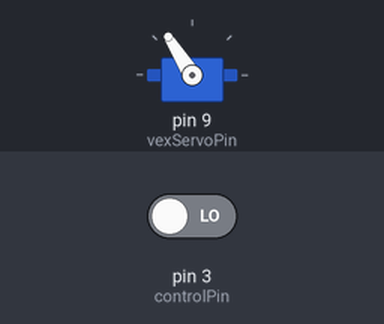
Simulated run of this sketch. Board: Arduino Uno, built with avr-gcc and run on an emulated ATmega328P. On the bench: servo. Inputs (shaded band) come from the test bench; at power-on: pin 3 (controlPin) LOW.

Above: at 0.1 s.
At 1.0 s:
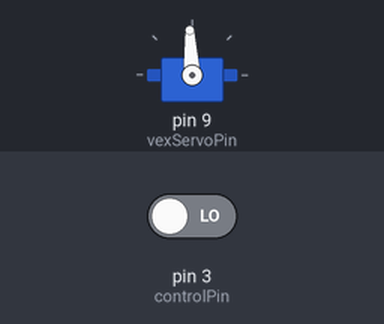
Timing chart, 0 to 2.5 s (numbered marks = the images above):
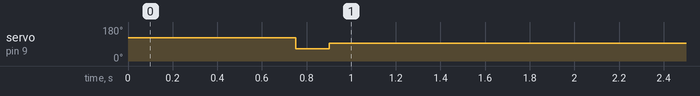

The sketch:

ARCS_gripper_driver_aruidno_uno.ino
```cpp
#include "vexServo.hpp"
#include "Servo.h"

int vexServoPin = 9;
int controlPin = 3;
vexServo motor;
long time;
bool state, temp, target = true;

void setup() {
  // put your setup code here, to run once:

  motor.initial(vexServoPin);
  pinMode(controlPin,INPUT);
  motor.setPosition(6);
  motor.setPosition(0);
}

void loop() {
  // put your main code here, to run repeatedly:
  time = millis();

  temp = digitalRead(controlPin);
  if(state != temp)
  {
    if(state == false)
    {

      if(target == true)
      {
        motor.setPosition(6);
      }
      else
      {
        motor.setPosition(0);
      }
      target = !target;
    }
    state = temp;
  }

  while(millis() - time < 100)
  {
  }
}
```

vexServo.cpp
```cpp
/*
  *Florida Institute of Technology
  *Author: Junfu Cheng, jcheng2020@my.fit.edu
  *Course: ECE 4241, Section 01, Fall 2022
  *vexServo.cpp is a cpp file of Arduino Uno sketch for a gripper drived by a Vex 2-Wire Motor 393 with Vex Motor Controller 29 (7.2 V power supply required)
  *For Vex Motor Controller 29, the voltage from the orange pin to the black pin should be around 7.2 V and the white pin is for a control signal
*/

#include "vexServo.hpp"
const int maxSpeedValue = 300;//The gripper releases
const int minSpeedValue = -300;//The gripper catches
const int maxTempSpeedValue = 1800;//The gripper releases
const int minTempSpeedValue = 1200;//The gripper catches
const int maxPositionValue = 6;//The release state of the gripper
const int minPositionValue = 0;//The catch state of the gripper

int vexServo::initial(int pin)
{
  pinMode(pin, OUTPUT);
  attach(pin);
  return pin;
}

void vexServo::speed(int speedValue)
{
  if(speedValue > maxSpeedValue)
  {
    speedValue = maxSpeedValue;
  }
  else if(speedValue < minSpeedValue)
  {
    speedValue = minSpeedValue;
  }

  write(map(speedValue,minSpeedValue,maxSpeedValue,minTempSpeedValue,maxTempSpeedValue));
}

void vexServo::setPosition(int positionValue)
{
  if(positionValue > maxPositionValue)
  {
    positionValue = maxPositionValue;
  }
  else if(positionValue < minPositionValue)
  {
    positionValue = minPositionValue;
  }

  if(positionValue - position > 0)//release direction
  {
    while(positionValue - position > 0)
    {
      step(true);
      position++;
    }
  }
  else if(positionValue - position < 0)//catch direction
  {
    while(positionValue - position < 0)
    {
      step(false);
      position--;
    }
  }
}

void vexServo::step(bool direction)
{
  if(direction == true)
  {
    long time = millis();
    while(millis()-time<120)
    {
      speed(300);
    }
    speed(0);
  }
  else
  {
    long time = millis();
    while(millis()-time<30)
    {
      speed(-300);
    }
    speed(0);
  }
}
```

vexServo.hpp
```cpp
/*
  *Florida Institute of Technology
  *Author: Junfu Cheng, jcheng2020@my.fit.edu
  *Course: ECE 4241, Section 01, Fall 2022
  *vexServo.hpp is a head file of Arduino Uno sketch for a gripper drived by a Vex 2-Wire Motor 393 with Vex Motor Controller 29 (7.2 V power supply required)
  *For Vex Motor Controller 29, the voltage from the orange pin to the black pin should be around 7.2 V and the white pin is for a control signal
*/

#ifndef vexServo_hpp
#define vexServo_hpp

#include "Arduino.h"
#include "Servo.h"
class vexServo: public Servo
{
  public:
    int initial(int pin);
    //for set target pin, initialize the vexServo type variable by the member function vexServo::initial(int pin) firstly,
    //then, member function vexServo::speed(int speedValue) and vexServo::setPosition(int positionValue) are available
    //setting the gripper to catch state manually is required initally.
    void speed(int speedValue);
    //the range of int variable speedValue should be in the interval [-300,300],
    //if speedValue > 0, the gripper moves in release direction
    //if speedValue < 0, the gripper moves in catches direction
    //if speedValue == 0, the gripper remains static
    void setPosition(int positionValue);
    //the range of position should be in the interval [0,6],
    //where 0 is the catch state of the gripper
    //where 6 is the release state of the gripper
  private:
    void step(bool direction);
    int position = 0;
    long time;
};
#endif
```
